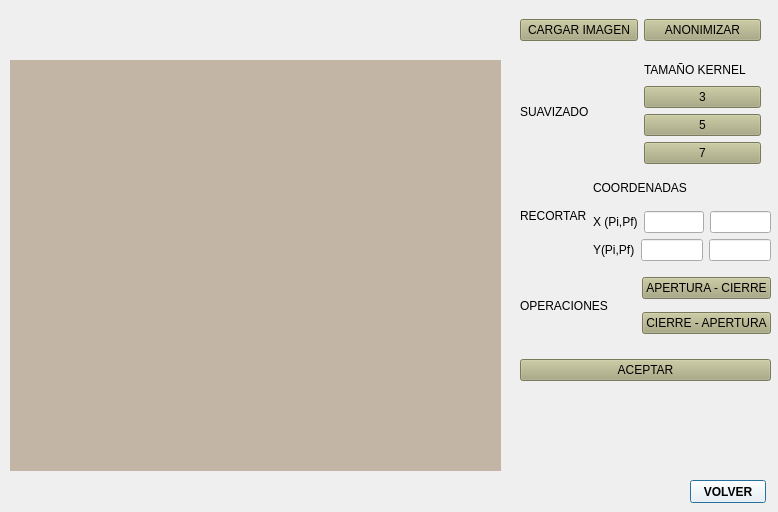
<?xml version="1.0" encoding="UTF-8"?>
<ui version="4.0">
 <class>Dialog</class>
 <widget class="QDialog" name="Dialog">
  <property name="geometry">
   <rect>
    <x>0</x>
    <y>0</y>
    <width>778</width>
    <height>512</height>
   </rect>
  </property>
  <property name="windowTitle">
   <string>Dialog</string>
  </property>
  <widget class="QLabel" name="label_2">
   <property name="geometry">
    <rect>
     <x>650</x>
     <y>-30</y>
     <width>150</width>
     <height>150</height>
    </rect>
   </property>
   <property name="text">
    <string/>
   </property>
   <property name="pixmap">
    <pixmap>Picture_Health-removebg-preview.png</pixmap>
   </property>
   <property name="scaledContents">
    <bool>true</bool>
   </property>
  </widget>
  <widget class="QLabel" name="label_3">
   <property name="geometry">
    <rect>
     <x>-10</x>
     <y>500</y>
     <width>100</width>
     <height>100</height>
    </rect>
   </property>
   <property name="text">
    <string/>
   </property>
   <property name="pixmap">
    <pixmap>IMAGINEX-removebg-preview.png</pixmap>
   </property>
   <property name="scaledContents">
    <bool>true</bool>
   </property>
  </widget>
  <widget class="QLabel" name="label">
   <property name="geometry">
    <rect>
     <x>0</x>
     <y>-10</y>
     <width>831</width>
     <height>561</height>
    </rect>
   </property>
   <property name="text">
    <string/>
   </property>
   <property name="pixmap">
    <pixmap>imagenes/smooth-stucco-wall_1194-7087.jpg</pixmap>
   </property>
   <property name="scaledContents">
    <bool>true</bool>
   </property>
  </widget>
  <widget class="QLabel" name="label_5">
   <property name="geometry">
    <rect>
     <x>-20</x>
     <y>0</y>
     <width>211</width>
     <height>61</height>
    </rect>
   </property>
   <property name="text">
    <string/>
   </property>
   <property name="pixmap">
    <pixmap>imagenes/Picture_Health-removebg-preview.png</pixmap>
   </property>
   <property name="scaledContents">
    <bool>true</bool>
   </property>
  </widget>
  <widget class="QLabel" name="label_6">
   <property name="geometry">
    <rect>
     <x>-20</x>
     <y>490</y>
     <width>121</width>
     <height>21</height>
    </rect>
   </property>
   <property name="text">
    <string/>
   </property>
   <property name="pixmap">
    <pixmap>imagenes/IMAGINEX-removebg-preview.png</pixmap>
   </property>
   <property name="scaledContents">
    <bool>true</bool>
   </property>
  </widget>
  <widget class="QPushButton" name="boton_volver">
   <property name="geometry">
    <rect>
     <x>690</x>
     <y>480</y>
     <width>76</width>
     <height>23</height>
    </rect>
   </property>
   <property name="font">
    <font>
     <weight>75</weight>
     <bold>true</bold>
    </font>
   </property>
   <property name="styleSheet">
    <string notr="true">background-color: rgb(196, 183, 177);
background-color: rgb(255, 255, 255);</string>
   </property>
   <property name="text">
    <string>VOLVER</string>
   </property>
  </widget>
  <widget class="QWidget" name="widget" native="true">
   <property name="geometry">
    <rect>
     <x>10</x>
     <y>60</y>
     <width>491</width>
     <height>411</height>
    </rect>
   </property>
   <property name="styleSheet">
    <string notr="true">background-color: rgb(194, 181, 165);</string>
   </property>
   <widget class="QWidget" name="horizontalLayoutWidget_2">
    <property name="geometry">
     <rect>
      <x>10</x>
      <y>10</y>
      <width>471</width>
      <height>391</height>
     </rect>
    </property>
    <layout class="QHBoxLayout" name="layout"/>
   </widget>
  </widget>
  <widget class="QWidget" name="horizontalLayoutWidget">
   <property name="geometry">
    <rect>
     <x>520</x>
     <y>10</y>
     <width>241</width>
     <height>41</height>
    </rect>
   </property>
   <layout class="QHBoxLayout" name="horizontalLayout">
    <item>
     <widget class="QPushButton" name="boton_cargar_imagen">
      <property name="styleSheet">
       <string notr="true">background-color: rgb(170, 170, 127);</string>
      </property>
      <property name="text">
       <string>CARGAR IMAGEN</string>
      </property>
     </widget>
    </item>
    <item>
     <widget class="QPushButton" name="anonimizar">
      <property name="styleSheet">
       <string notr="true">background-color: rgb(170, 170, 127);</string>
      </property>
      <property name="text">
       <string>ANONIMIZAR</string>
      </property>
     </widget>
    </item>
   </layout>
  </widget>
  <widget class="QWidget" name="horizontalLayoutWidget_3">
   <property name="geometry">
    <rect>
     <x>520</x>
     <y>270</y>
     <width>251</width>
     <height>72</height>
    </rect>
   </property>
   <layout class="QHBoxLayout" name="horizontalLayout_2">
    <item>
     <widget class="QLabel" name="label_7">
      <property name="text">
       <string>OPERACIONES</string>
      </property>
     </widget>
    </item>
    <item>
     <layout class="QVBoxLayout" name="verticalLayout">
      <item>
       <widget class="QPushButton" name="boton_AperturaCierre">
        <property name="styleSheet">
         <string notr="true">background-color: rgb(170, 170, 127);</string>
        </property>
        <property name="text">
         <string>APERTURA - CIERRE</string>
        </property>
       </widget>
      </item>
      <item>
       <widget class="QPushButton" name="boton_CierreApertura">
        <property name="styleSheet">
         <string notr="true">background-color: rgb(170, 170, 127);</string>
        </property>
        <property name="text">
         <string>CIERRE - APERTURA</string>
        </property>
       </widget>
      </item>
     </layout>
    </item>
   </layout>
  </widget>
  <widget class="QWidget" name="horizontalLayoutWidget_4">
   <property name="geometry">
    <rect>
     <x>520</x>
     <y>60</y>
     <width>241</width>
     <height>104</height>
    </rect>
   </property>
   <layout class="QHBoxLayout" name="horizontalLayout_3">
    <item>
     <widget class="QLabel" name="label_8">
      <property name="text">
       <string>SUAVIZADO</string>
      </property>
     </widget>
    </item>
    <item>
     <layout class="QVBoxLayout" name="verticalLayout_2">
      <item>
       <widget class="QLabel" name="label_12">
        <property name="text">
         <string>TAMAÑO KERNEL</string>
        </property>
       </widget>
      </item>
      <item>
       <widget class="QPushButton" name="Suavizado_3">
        <property name="styleSheet">
         <string notr="true">background-color: rgb(255, 255, 255);
background-color: rgb(170, 170, 127);</string>
        </property>
        <property name="text">
         <string>3</string>
        </property>
        <property name="checkable">
         <bool>false</bool>
        </property>
       </widget>
      </item>
      <item>
       <widget class="QPushButton" name="Suavizado_5">
        <property name="styleSheet">
         <string notr="true">
background-color: rgb(255, 255, 255);
background-color: rgb(170, 170, 127);
</string>
        </property>
        <property name="text">
         <string>5</string>
        </property>
       </widget>
      </item>
      <item>
       <widget class="QPushButton" name="Suavizado_7">
        <property name="styleSheet">
         <string notr="true">background-color: rgb(170, 170, 127);
</string>
        </property>
        <property name="text">
         <string>7</string>
        </property>
       </widget>
      </item>
     </layout>
    </item>
   </layout>
  </widget>
  <widget class="QWidget" name="horizontalLayoutWidget_7">
   <property name="geometry">
    <rect>
     <x>520</x>
     <y>170</y>
     <width>251</width>
     <height>91</height>
    </rect>
   </property>
   <layout class="QHBoxLayout" name="horizontalLayout_6">
    <item>
     <widget class="QLabel" name="label_4">
      <property name="text">
       <string>RECORTAR</string>
      </property>
     </widget>
    </item>
    <item>
     <layout class="QVBoxLayout" name="verticalLayout_3">
      <item>
       <widget class="QLabel" name="label_11">
        <property name="text">
         <string>COORDENADAS</string>
        </property>
       </widget>
      </item>
      <item>
       <layout class="QHBoxLayout" name="horizontalLayout_5">
        <item>
         <widget class="QLabel" name="label_10">
          <property name="text">
           <string>X (Pi,Pf)</string>
          </property>
         </widget>
        </item>
        <item>
         <widget class="QLineEdit" name="x1"/>
        </item>
        <item>
         <widget class="QLineEdit" name="x2"/>
        </item>
       </layout>
      </item>
      <item>
       <layout class="QHBoxLayout" name="horizontalLayout_4">
        <item>
         <widget class="QLabel" name="label_9">
          <property name="text">
           <string>Y(Pi,Pf)</string>
          </property>
         </widget>
        </item>
        <item>
         <widget class="QLineEdit" name="y1"/>
        </item>
        <item>
         <widget class="QLineEdit" name="y2"/>
        </item>
       </layout>
      </item>
     </layout>
    </item>
   </layout>
  </widget>
  <widget class="QWidget" name="horizontalLayoutWidget_8">
   <property name="geometry">
    <rect>
     <x>520</x>
     <y>350</y>
     <width>251</width>
     <height>41</height>
    </rect>
   </property>
   <layout class="QHBoxLayout" name="horizontalLayout_7">
    <item>
     <widget class="QPushButton" name="boton_aceptar">
      <property name="styleSheet">
       <string notr="true">background-color: rgb(170, 170, 127);</string>
      </property>
      <property name="text">
       <string>ACEPTAR</string>
      </property>
     </widget>
    </item>
   </layout>
  </widget>
  <widget class="QLabel" name="label_13">
   <property name="geometry">
    <rect>
     <x>540</x>
     <y>380</y>
     <width>121</width>
     <height>161</height>
    </rect>
   </property>
   <property name="text">
    <string/>
   </property>
   <property name="pixmap">
    <pixmap>imagenes/6517827411a66f744550c76add50e5ba-removebg-preview.png</pixmap>
   </property>
   <property name="scaledContents">
    <bool>true</bool>
   </property>
  </widget>
 </widget>
 <resources/>
 <connections/>
</ui>
